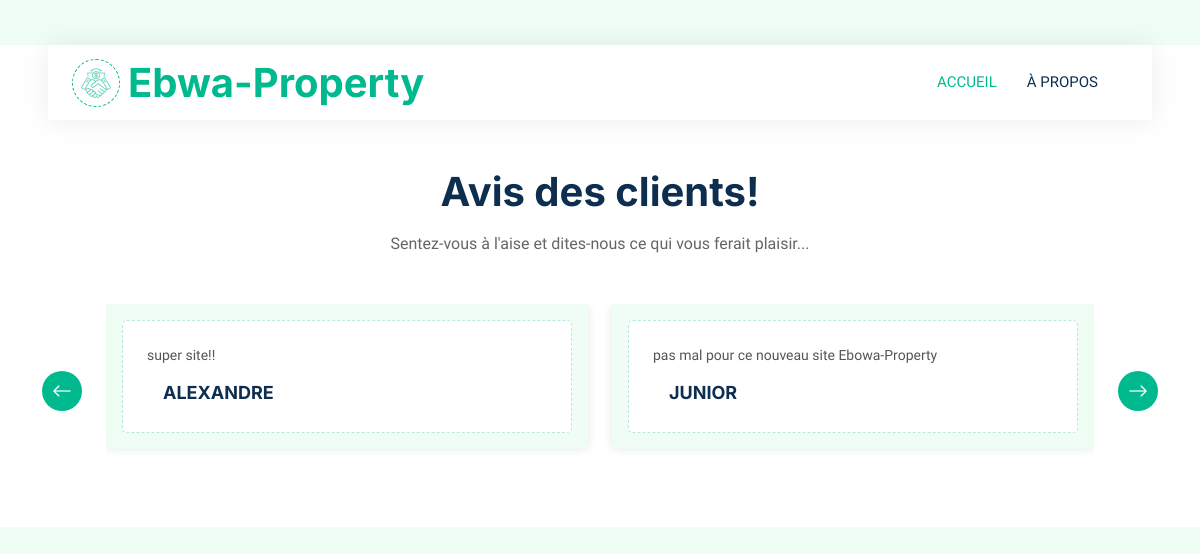
The page /afficher_commentaires/ on the database its author committed.
### home/models.py (models this page shows, shortened)
class Commentaire(models.Model):
    nom = models.CharField(max_length=100)
    commentaire = models.TextField()

### home/views.py (the view)
# urls.py: path('afficher_commentaires/', views.afficher_commentaires, name='afficher_commentaires'),
def afficher_commentaires(request):
    commentaires = Commentaire.objects.all()
    return render(request, 'afficher_commentaires.html', {'commentaires': commentaires})

### home/templates/afficher_commentaires.html (shortened to what this page needs)
{% load static %}
<!DOCTYPE html>
<html lang="en">
<head>
    <link href="https://cdnjs.cloudflare.com/ajax/libs/font-awesome/5.10.0/css/all.min.css" rel="stylesheet">
    <link href="https://cdn.jsdelivr.net/npm/bootstrap-icons@1.4.1/font/bootstrap-icons.css" rel="stylesheet">
    <link href="{% static 'lib/animate/animate.min.css' %}" rel="stylesheet">
    <link href="{% static 'lib/owlcarousel/assets/owl.carousel.min.css' %}" rel="stylesheet">
    <link href="{% static 'css/bootstrap.min.css' %}" rel="stylesheet">
    <link href="{% static 'css/style.css' %}" rel="stylesheet">
</head>
<body>
    <div class="container-xxl bg-white p-0">
        <div class="container-fluid nav-bar bg-transparent">
            <nav class="navbar navbar-expand-lg bg-white navbar-light py-0 px-4">
                <a href="{% url 'afficher_commentaires'%}" class="navbar-brand d-flex align-items-center text-center">
                    <div class="icon p-2 me-2">
                        <img class="img-fluid" src="{% static 'img/icon-deal.png' %}" alt="Icon" style="width: 30px; height: 30px;">
                    </div>
                    <h1 class="m-0 text-primary">Ebwa-Property</h1>
                </a>
                <div class="collapse navbar-collapse" id="navbarCollapse">
                    <div class="navbar-nav ms-auto">
                        <a href="{% url 'index'%}" class="nav-item nav-link active">Accueil</a>
                        <a href="{% url 'about'%}" class="nav-item nav-link">À propos</a>
                    </div>
                </div>
            </nav>
        </div>
        <div class="container-xxl py-5">
            <div class="container">
                <div class="text-center mx-auto mb-5 wow fadeInUp" data-wow-delay="0.1s" style="max-width: 600px;">
                    <h1 class="mb-3">Avis des clients!</h1>
                    <p>Sentez-vous à l'aise et dites-nous ce qui vous ferait plaisir...</p>
                </div>
                <div class="owl-carousel testimonial-carousel wow fadeInUp" data-wow-delay="0.1s">
                    {% for commentaire in commentaires %}
                    <div class="testimonial-item bg-light rounded p-3">
                        <div class="bg-white border rounded p-4">
                            <p>{{ commentaire.commentaire }}</p>
                            <div class="d-flex align-items-center">
                                <div class="ps-3">
                                    <h6 class="fw-bold mb-1">{{ commentaire.nom }}</h6>
                                </div>
                            </div>
                        </div>
                    </div>
                    {% endfor %}
                </div>
            </div>
        </div>
    </div>
</body>
</html>

### home/static/css/style.css (style rules this page uses)
:root { --primary: #00B98E; --secondary: #FF6922; --light: #EFFDF5; --dark: #0E2E50; }
.nav-bar { position: relative; margin-top: 45px; padding: 0 3rem; transition: .5s; z-index: 9999; }
.navbar { box-shadow: 0 0 30px rgba(0, 0, 0, .08); }
.navbar-light .navbar-nav .nav-link { margin-right: 30px; padding: 25px 0; color: #FFFFFF; font-size: 15px; text-transform: uppercase; outline: none; }
.navbar-light .navbar-nav .nav-link:hover, .navbar-light .navbar-nav .nav-link.active { color: var(--primary); }
.navbar-light .navbar-brand { height: 75px; }
.navbar-light .navbar-nav .nav-link { color: var(--dark); font-weight: 500; }
.icon { padding: 15px; display: inline-flex; align-items: center; justify-content: center; background: #FFFFFF !important; border-radius: 50px; border: 1px dashed var(--primary) !important; }
.testimonial-carousel { padding-left: 1.5rem; padding-right: 1.5rem; }
@media (min-width: 576px) { .testimonial-carousel { padding-left: 4rem; padding-right: 4rem; } }
.testimonial-carousel .testimonial-item .border { border: 1px dashed rgba(0, 185, 142, .3) !important; }

### home/templates/afficher_commentaires.html (style rules this page uses)
.testimonial-item { background: rgba(255, 255, 255, 0.9); border-radius: 10px; padding: 40px; box-shadow: 0 0 10px rgba(0, 0, 0, 0.1); margin-bottom: 30px; }
.testimonial-item h6 { font-weight: bold; font-size: 18px; margin-bottom: 10px; }
.testimonial-item p { font-size: 14px; color: #555; line-height: 1.5; }

### rows shown on the page
Commentaire: commentaire "super site!!", nom "ALEXANDRE"
Commentaire: commentaire "pas mal pour ce nouveau site Ebowa-Property", nom "JUNIOR"
